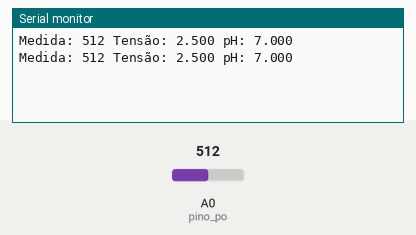
A sketch run on a simulated Arduino Uno, built with avr-gcc and run on an emulated ATmega328P. On the bench: the last lines printed to the serial monitor. The inputs (shaded band) are chosen by the test bench; at power-on: A0 (pino_po) = 512.

Above: at 2.8 s.
2.9 s: A0 (pino_po) set to 716
At 4.4 s:
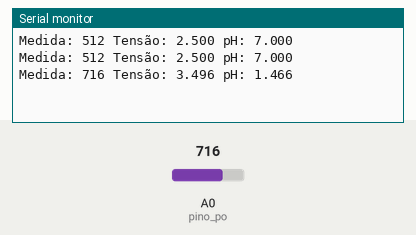
5.6 s: A0 (pino_po) set to 900
At 7.1 s:
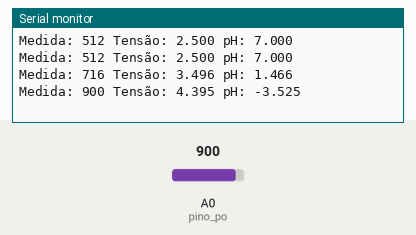
Timing chart, 0 to 8.6 s (numbered marks = the images above; inputs shaded):
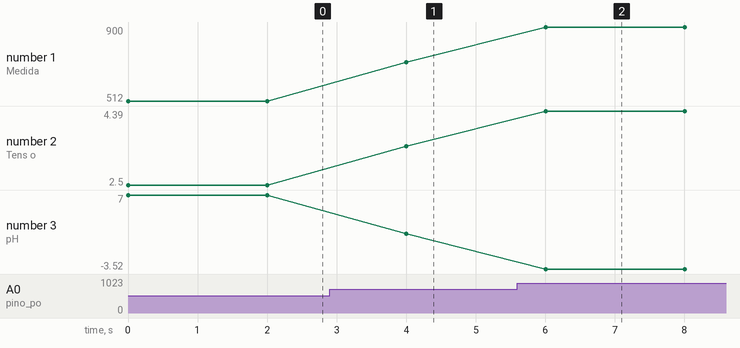

The sketch:

Q01_-_pHmetro_Digital.ino
```cpp
/*
 * Codigo adaptado do forum oficial do Arduino
 * O código original está disponível em:
 * https://forum.arduino.cc/index.php?topic=336012.0
 *
 */

int pino_po = A0; //Pino analógico A0 onde conectaremos o pino Po do módulo

void setup() {
  Serial.begin(9600);
  }

void loop() {
  //A variável 'medida' irá receber a leitura do pino analógico A0
  int medida = analogRead(pino_po);
  Serial.print("Medida: ");
  Serial.print(medida);
  Serial.print(" ");

  //Conversão da leitura analógica de 0 a 1024 para uma tensão de 0 a 5 V
  double tensao = 5 / 1024.0 * medida;
  Serial.print("Tensão: ");
  Serial.print(tensao, 3);
  Serial.print(" ");

  float pH = 7 + ((2.5 - tensao) / 0.18);
  Serial.print("pH: ");
  Serial.print(pH, 3);

  Serial.println("");
  delay(2000);
}
```

Measured:
- after the input at 2.9 s, the serial monitor: prints a new line after 1.1 s (image 1)
- after the input at 5.6 s, the serial monitor: prints a new line after 0.40 s (image 2)
- plotted number 1: 512 → 716 after the input at 2.9 s, 716 → 900 after the input at 5.6 s
- plotted number 2: 2.5 → 3.5 after the input at 2.9 s, 3.5 → 4.39 after the input at 5.6 s
- plotted number 3: 7 → 1.47 after the input at 2.9 s, 1.47 → -3.52 after the input at 5.6 s
